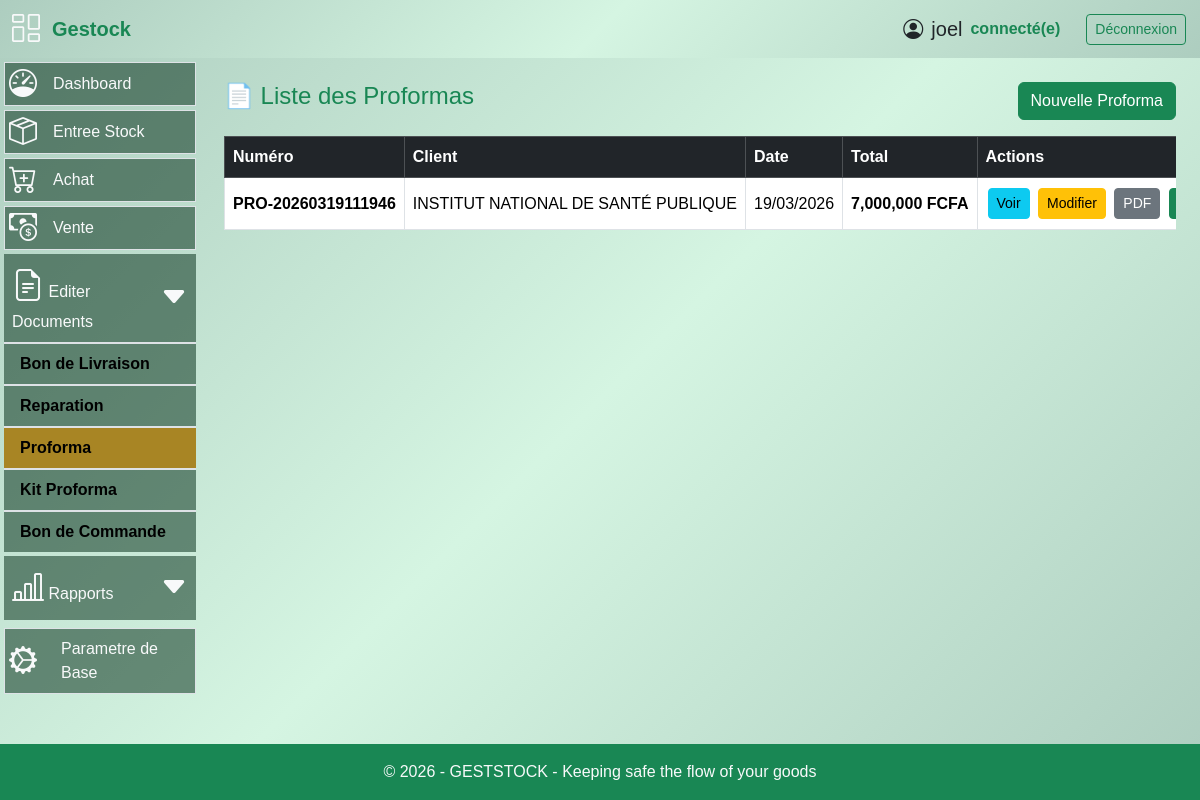
Before: /proformas (signed in) with the older database file.
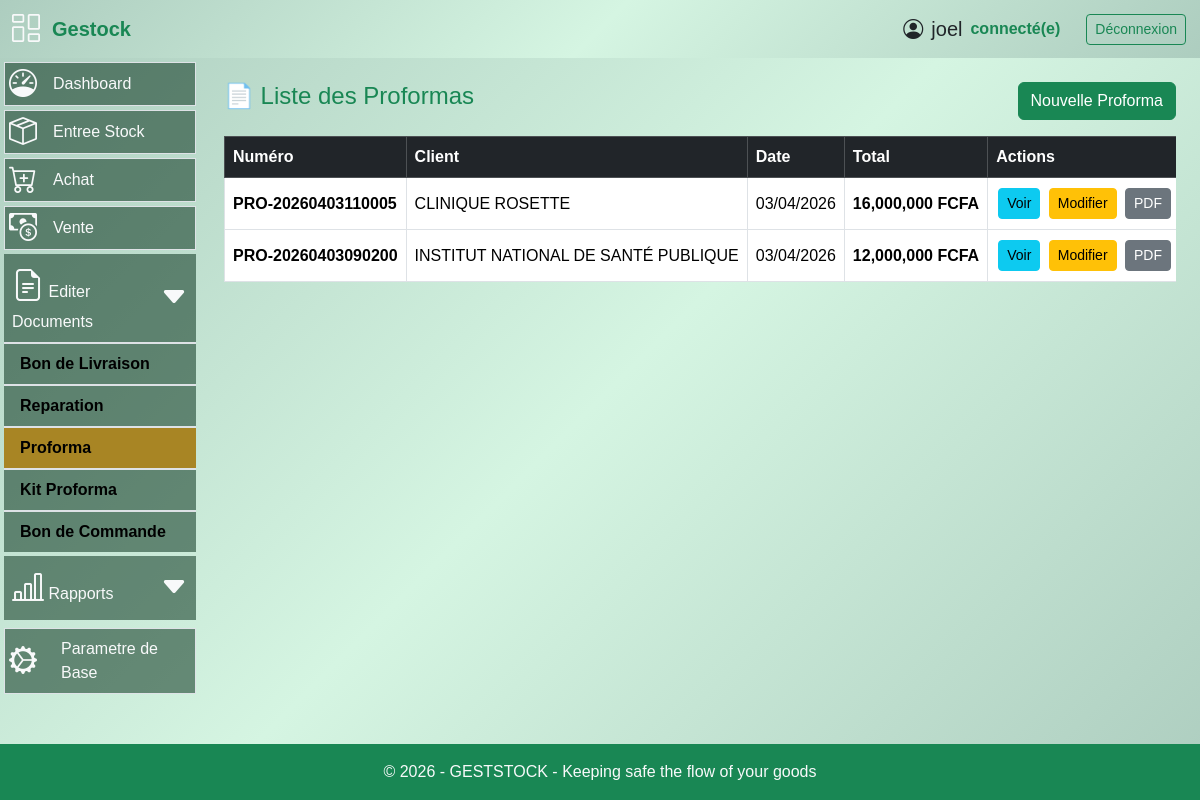
After: the same page with the newer database file.
### models.py (models this page shows, shortened)
class Proforma(db.Model):
    id = db.Column(db.Integer, primary_key=True)
    proforma_title = db.Column(db.String(400))
    proforma_comment = db.Column(db.String(400))
    condition_paiement = db.Column(db.String(200))
    delai_livraison = db.Column(db.String(200))
    garantie = db.Column(db.String(200))
    attn = db.Column(db.String(100))
    numero = db.Column(db.String(50), unique=True, nullable=False)
    client_id = db.Column(
        db.Integer,
        db.ForeignKey("client.id"),
        nullable=False
    )
    date = db.Column(
        db.DateTime,
        default=datetime.utcnow
    )
    total = db.Column(db.Float, default=0)
    client = db.relationship(
        "Client",
        backref=db.backref("proformas", lazy=True)
    )
    lignes = db.relationship(
        "LigneProforma",
        backref="proforma",
        cascade="all, delete-orphan",
        lazy=True
    )

class Client(db.Model):
    __tablename__ = "client"
    id = db.Column(db.Integer, primary_key=True)
    nom_client = db.Column(db.String(100), nullable=False)
    telephone = db.Column(db.String(30))
    adresse = db.Column(db.String(255), nullable=False)
    attn = db.Column(db.String(255))
    bons_commande = db.relationship(
        "BonCommande",
        back_populates="client",
        cascade="all, delete-orphan"
    )
    bons_livraison = db.relationship(
        "BonLivraison",
        back_populates="client"
    )

### routes.py (the view)
@app.route("/proformas")
@login_required
def liste_proformas():
    proformas = Proforma.query.order_by(Proforma.id.desc()).all()
    return render_template(
        "liste_proforma.html",
        proformas=proformas
    )

### app.py (called while the page is built)
@app.after_request
def close_db_connection(response):
    try:
        db.session.close()
    except:
        pass
    return response

### routes.py (called while the page is built)
@app.after_request
def disable_cache(response):
    response.headers["Cache-Control"] = "no-store, no-cache, must-revalidate, private"
    response.headers["Pragma"] = "no-cache"
    response.headers["Expires"] = "0"
    return response

@login_manager.user_loader
def load_user(user_id):
    return User.query.get(int(user_id))

@app.context_processor
def utility_processor():
    def is_active(prefix):
        return request.endpoint and prefix in request.endpoint
    return dict(is_active=is_active)

### templates/liste_proforma.html (shortened to what this page needs)
{% extends "base.html" %}
{% block content %}
<div class="container mt-4">
<div class="d-flex justify-content-between mb-3">
<h4 class="text-success">📄 Liste des Proformas</h4>
<a href="{{ url_for('nouvelle_proforma') }}" class="btn btn-success">
     Nouvelle Proforma
</a>
</div>
{% if proformas %}
<div class="table-responsive" style="max-height:500px; overflow-y:auto;">
<table class="table table-hover table-bordered align-middle">
<thead class="table-dark sticky-top">
<tr>
    <th>Numéro</th>
    <th>Client</th>
    <th>Date</th>
    <th>Total</th>
    <th width="200">Actions</th>
</tr>
</thead>
<tbody>
{% for p in proformas %}
<tr class="proforma-row" data-id="{{ p.id }}">
    <td><strong>{{ p.numero }}</strong></td>
    <td>{{ p.client.nom_client if p.client and p.client.nom_client else p.attn }}</td>
    <td>{{ p.date.strftime("%d/%m/%Y") if p.date else '' }}</td>
    <td class="text-end"><strong>{{ "{:,.0f}".format(p.total) }} FCFA</strong></td>
    <td class="text-center">
        <a href="{{ url_for('details_proforma', proforma_id=p.id) }}"
           class="btn btn-sm btn-info"
           title="Voir les détails">
             Voir
        </a>
        <a href="{{ url_for('modifier_proforma', proforma_id=p.id) }}"
           class="btn btn-sm btn-warning"
           title="Modifier la proforma">
             Modifier
        </a>
        <a href="{{ url_for('proforma_pdf', proforma_id=p.id) }}"
           target="_blank"
           class="btn btn-sm btn-secondary"
           title="Télécharger PDF">
             PDF
        </a>
        <button type="button"
                class="btn btn-sm btn-success"
                onclick="dupliquerProforma({{ p.id }}, '{{ p.numero }}')"
                title="Dupliquer la proforma">
        </button>
    </td>
</tr>
{% endfor %}
</tbody>
</table>
</div>
{% endif %}
</div>
{% endblock %}

Changed rows visible on the page:
removed Proforma: numero "PRO-20260319111946", client "INSTITUT NATIONAL DE SANTÉ PUBLIQUE", date "19/03/2026", total "7,000,000"
added Proforma: numero "PRO-20260403110005", client "CLINIQUE ROSETTE", date "03/04/2026", total "16,000,000"
added Proforma: numero "PRO-20260403090200", client "INSTITUT NATIONAL DE SANTÉ PUBLIQUE", date "03/04/2026", total "12,000,000"
